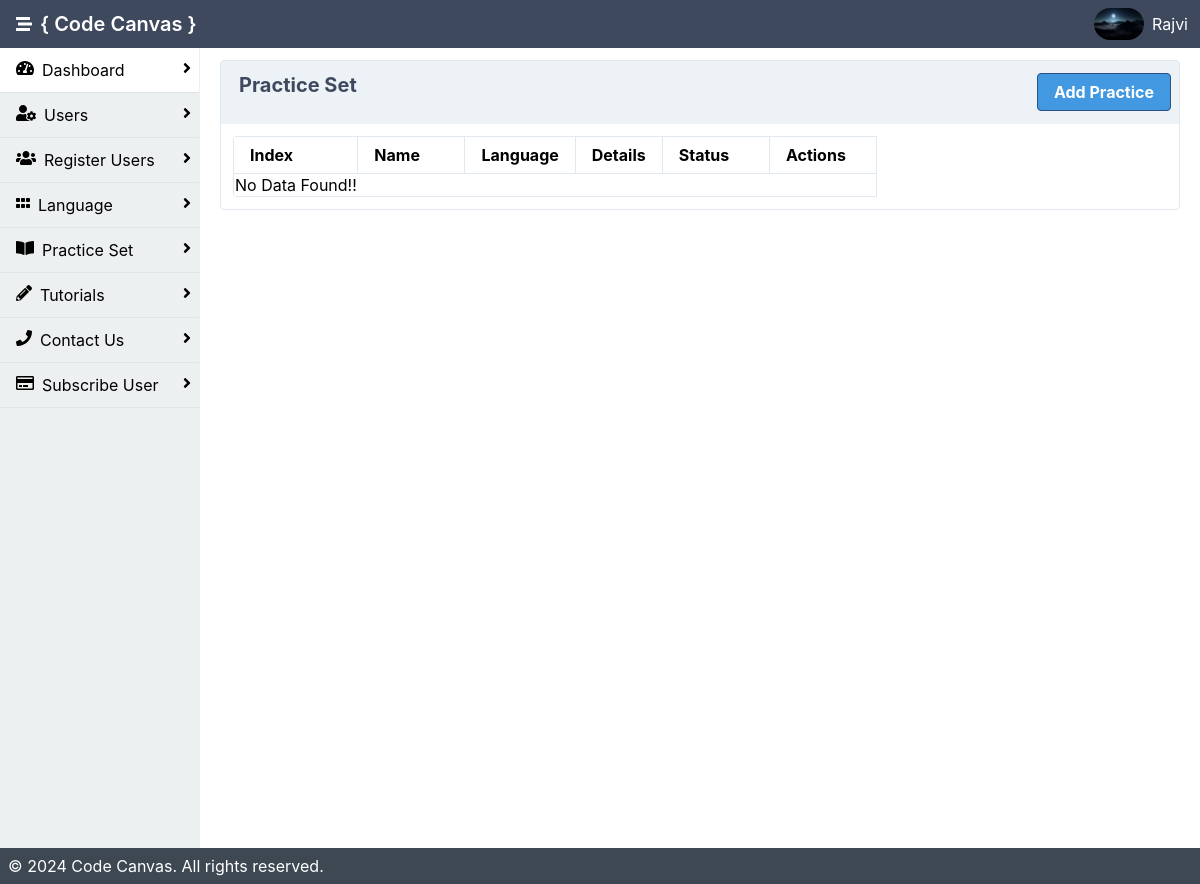
The app's page /admin/practice.php (signed in), older data.
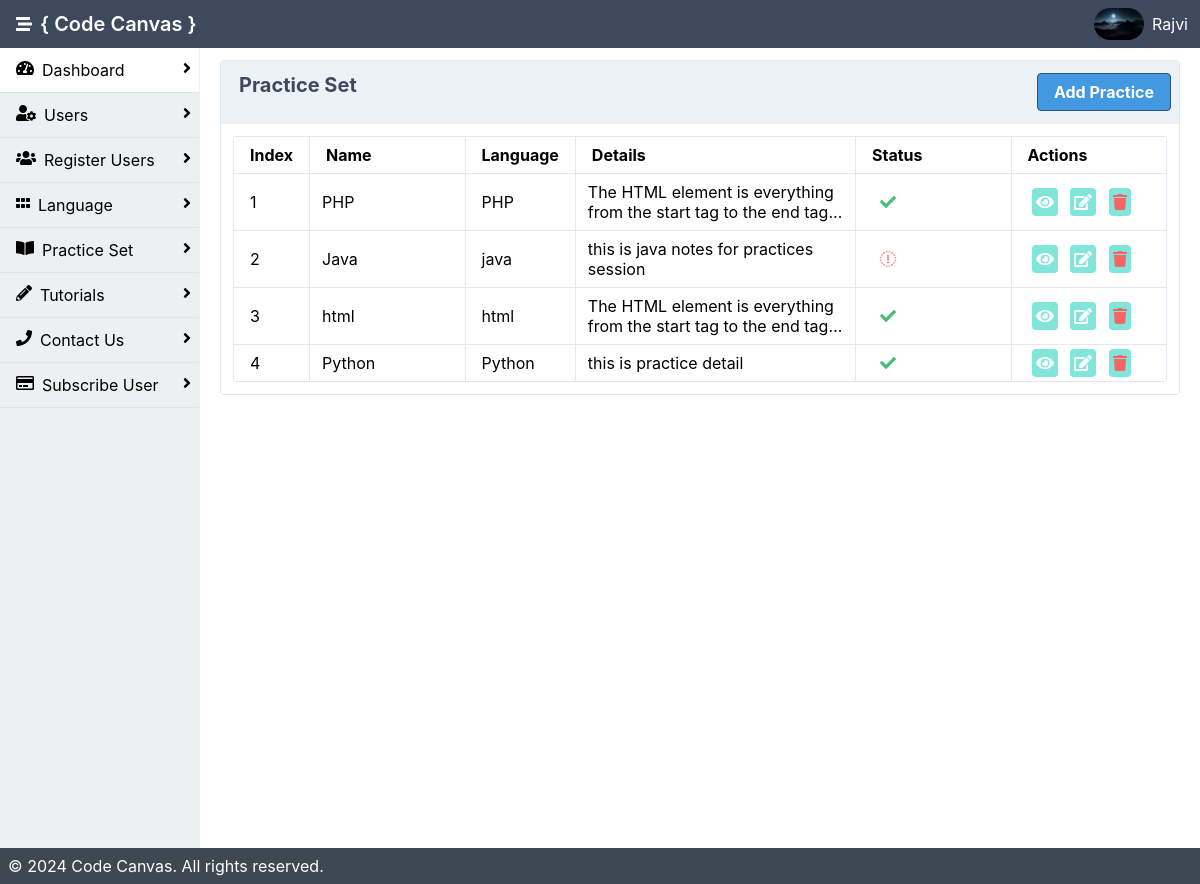
The same page, newer data.
### tables this page shows
CREATE TABLE `practice` (
  `id` int(200) NOT NULL,
  `prc_lang` varchar(200) NOT NULL,
  `prc_pdf` varchar(200) NOT NULL,
  `prc_name` varchar(200) NOT NULL,
  `detail` varchar(500) NOT NULL,
  `is_active` int(11) NOT NULL DEFAULT 0,
  `created_date` date NOT NULL DEFAULT current_timestamp()
);

### admin/practice.php (the view, shortened to what this page needs)
<?php
include 'inc/header.php';
$records_per_page = 8;
$current_page = isset($_GET['page']) ? $_GET['page'] : 1;
$start_from = ($current_page - 1) * $records_per_page;
$qry = "SELECT * FROM practice LIMIT $start_from, $records_per_page";
$data = mysqli_query($con, $qry);
$index_start = ($current_page - 1) * $records_per_page + 0;
?>
<!DOCTYPE html>
<html lang="en">
<div class="mx-auto bg-grey-400">
    <div class="min-h-screen flex flex-col">
        <div class="flex flex-1">
            <?php include 'inc/sidebar.php'; ?>
            <main class="bg-white-500 flex-1 p-3 overflow-hidden">
            <div class="flex flex-1  flex-col md:flex-row lg:flex-row mx-2">
                        <div class="mb-2 border-solid border-gray-300 rounded border shadow-sm w-full">
                        <div class="bg-gray-200 px-2 py-3 border-solid border-gray-200 border-b flex justify-between">
                        <span class="heder">Practice Set</span>
                        <a class="bg-blue-500 hover:bg-blue-800 text-white font-bold py-2 px-4 border border-blue-800 rounded" href="add_practice.php">Add Practice</a>
                    </div>
                            <div class="p-3">
                                <table class="table-responsive w-full rounded">
                                    <thead>
                                      <tr>
                                          <th class="border px-4 py-2">Index</th>
                                          <th class="border w-1/6 px-4 py-2">Name</th>
                                          <th class="border px-4 py-2">Language</th>
                                          <th class="border px-4 py-2">Details</th>
                                        <th class="border w-1/6 px-4 py-2">Status</th>
                                        <th class="border w-1/6 px-4 py-2">Actions</th>
                                      </tr>
                                    </thead>
                                    <tbody>
                                    <?php
                                    $i = $index_start;
                                    $co=0;
                                    if(mysqli_num_rows($data) > 0 ){
                                    while($result= mysqli_fetch_assoc($data)){
                                        $i++;
                                        $popup_container = "popup-container".$i;
                                    ?>
                                        <tr>
                                            <td class="border px-4 py-2"><?php echo $i;?></td>
                                            <td class="border px-3 py-2"><?php echo $result['prc_name'];?></td>
                                            <td class="border px-4 py-2"><?php echo $result['prc_lang'];?></td>
                                            <td class="border px-3 py-2"><p class="textwrap"><?php echo strip_tags($result['detail']);?></p></td>
                                            <td class="border px-4 py-2"><?php if($result['is_active'] == 1){?>
                                                <i class="fa fa-check text-green-500 mx-2"></i>
                                                <?php }else{ ?>
                                                    <i class="fa fa-close text-red-500 mx-2"></i>
                                                <?php }?></td>
                                            <td class="border px-4 py-2">
                                            <a class="bg-teal-300 cursor-pointer rounded p-1 mx-1 text-white">
                                                        <i class="fas fa-eye" onclick="openPopup('<?php echo $popup_container; ?>')"></i></a>
                                                <a class="bg-teal-300 cursor-pointer rounded p-1 mx-1 text-white" href="edit_prac.php?prcid=<?php echo $result['id']; ?>">
                                                        <i class="fas fa-edit"></i></a>
                                                <a class="bg-teal-300 cursor-pointer rounded p-1 mx-1 text-red-500" href="delete.php?prcid=<?php echo $result['id']; ?>">
                                                        <i class="fas fa-trash"></i>
                                                </a>
                                            </td>
                                        </tr>
                                        <?php $co++; } }else{
                                            ?>
                        <tr class="border"><td>No Data Found!!</td></tr>
                                            <?php
                    }?>
                                    </tbody>
                                </table>
                            </div>
                        </div>
                    </div>
                    <div class="p-3">
                        </div>
                </div>
        </div>
        <?php include 'inc/footer.php'; ?>
    </div>
</body>
</html>

Row changes from the older to the newer data that the page shows:
added practice: prc_name "PHP", prc_lang "PHP", detail "The HTML element is everything from the start tag to the end…", is_active 1 (drawn)
added practice: prc_name "Java", prc_lang "java", detail "this is java notes for practices session", is_active 0 (drawn)
added practice: prc_name "html", prc_lang "html", detail "The HTML element is everything from the start tag to the end…", is_active 1 (drawn)
added practice: prc_name "Python", prc_lang "Python", detail "this is practice detail", is_active 1 (drawn)
Text that changed along with them:
text no longer shown: "No Data Found!!"
